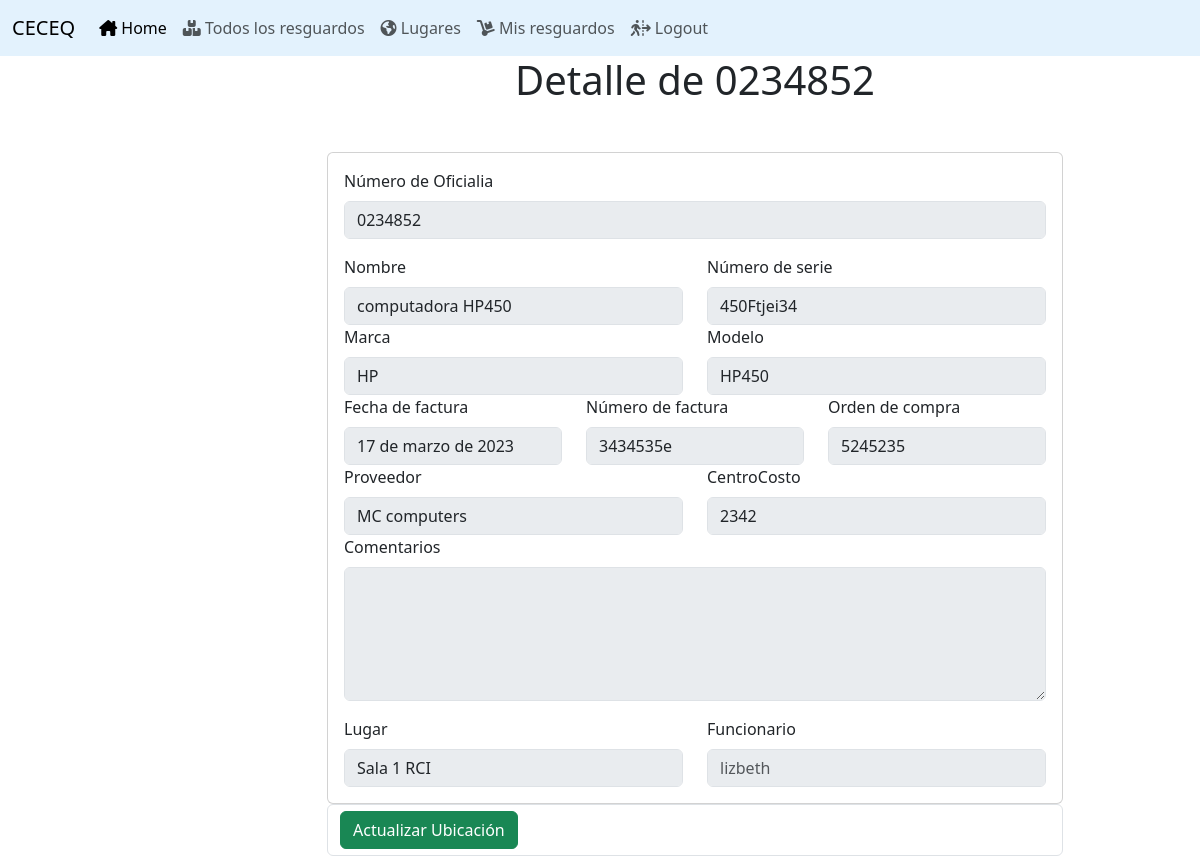
Page /item_detail/1/ (signed in) on the committed database.
### items/models.py (models this page shows, shortened)
class Item(models.Model):
    n_oficialia = models.CharField(max_length=15, blank=False, verbose_name='Número de Oficialia')
    descripcion = models.CharField(max_length=250,blank=False,verbose_name='Descripción')
    n_serie = models.CharField(max_length=100, blank=False, verbose_name='Número de serie')
    marca = models.CharField(max_length=20, blank=False, verbose_name='Marca')
    modelo_i = models.CharField(max_length=50, blank=True, verbose_name='Modelo')
    f_factura = models.DateField(blank=True, verbose_name='Fecha de factura')
    n_factura = models.CharField(max_length=10,blank=True, verbose_name='Número de factura')
    orden_c = models.CharField(max_length=8,blank=True, verbose_name='Orden de compra')
    proveedor_c = models.CharField(max_length=25,blank=True, verbose_name='Proveedor')
    centro_c = models.CharField(max_length=6,blank=True, verbose_name='Centrocosto')
    comentarios = models.TextField(blank=True, verbose_name='Comentarios')
    lugar = models.ForeignKey(Location,on_delete=models.CASCADE, verbose_name='Lugar')
    funcionario = models.ForeignKey(User,on_delete=models.CASCADE, verbose_name='Funcionario')
    active = models.BooleanField(default=True, verbose_name='Activo')
    created_at = models.DateTimeField(auto_now_add=True)
    updated_at = models.DateTimeField(auto_now=True)

### location/models.py (models this page shows)
class Location(models.Model):
    name = models.CharField(max_length=50, blank=False)
    description = models.CharField(max_length=250,blank=True)
    created_at = models.DateTimeField(auto_now_add=True)
    updated_at = models.DateTimeField(auto_now=True)
    def __str__(self):
        return self.name

### items/views.py (the view)
# urls.py: path('item_detail/<int:item_id>/',viewsItems.item_detail, name='item_detail'),
@login_required
def item_detail(request,item_id):
    item = get_object_or_404(Item, pk=item_id)
    return render(request, 'item/item_detail.html',{
        'item':item,
        'form':ItemForm,
    })

### templates/item/item_detail.html (shortened to what this page needs)
{% extends 'base.html' %}
{% block content %}
<main class="container">
    <div class="row">
        <div class="col-md-8 offset-md-3">
            <h1 class="text-center">Detalle de {{item.n_oficialia}}</h1>
            <form class="form-control card card-body mt-5">
                <div class="mb-3">
                    <label for="n_oficialia" class="form-label">Número de Oficialia</label>
                    <input type="text" class="form-control" value="{{item.n_oficialia}}" disabled>
                </div>
                <div class="row">
                    <div class="col">
                        <label for="descripcion" class="form-label">Nombre</label>
                        <input type="text" class="form-control" value="{{item.descripcion}}" disabled>
                    </div>
                    <div class="col">
                        <label for="n_serie" class="form-label">Número de serie</label>
                        <input type="text" class="form-control" value="{{item.n_serie}}" disabled>
                    </div>
                </div>
                <div class="row">
                    <div class="col">
                        <label for="marca" class="form-label">Marca</label>
                        <input type="text" class="form-control" value="{{item.marca}}" disabled>
                    </div>
                    <div class="col">
                        <label for="modelo_i" class="form-label">Modelo</label>
                        <input type="text" class="form-control" value="{{item.modelo_i}}" disabled>
                    </div>
                </div>
                <div class="row">
                    <div class="col">
                        <label for="f_factura" class="form-label">Fecha de factura</label>
                        <input type="text" class="form-control" value="{{item.f_factura}}" disabled>
                    </div>
                    <div class="col">
                        <label for="n_factura" class="form-label">Número de factura</label>
                        <input type="text" class="form-control" value="{{item.n_factura}}" disabled>
                    </div>
                    <div class="col">
                        <label for="orden_c" class="form-label">Orden de compra</label>
                        <input type="text" class="form-control" value="{{item.orden_c}}" disabled>
                    </div>
                </div>
                <div class="row">
                    <div class="col">
                        <label for="proveedor_c" class="form-label">Proveedor</label>
                        <input type="text" class="form-control" value="{{item.proveedor_c}}" disabled>
                    </div>
                    <div class="col">
                        <label for="centro_c" class="form-label">CentroCosto</label>
                        <input type="text" class="form-control" value="{{item.centro_c}}" disabled>
                    </div>
                </div>
                <div class="mb-3">
                    <label for="comentarios" class="form-label">Comentarios</label>
                    <textarea class="form-control" id="comentarios" cols="30" rows="5" value="{{item.comentarios}}" disabled></textarea>
                </div>
                <div class="row">
                    <div class="col">
                        <label for="lugar" class="form-label">Lugar</label>
                        <input type="text" class="form-control" value="{{item.lugar}}" disabled>
                    </div>
                    <div class="col">
                        <label for="funcionario" class="form-label">Funcionario</label>
                        <input type="text" class="form-control" placeholder="{{item.funcionario}}" disabled>
                    </div>
                </div>
            </form>
            <form action="{% url 'updated_location' item.id %}" class="form-control">
                <button class="btn btn-success">Actualizar Ubicación</button>
            </form>
        </div>
    </div>
</main>
{% endblock content %}

### rows in the picture
Item: n_oficialia "0234852", descripcion "computadora HP450", n_serie "450Ftjei34", marca "HP", modelo_i "HP450", f_factura "17 de marzo de 2023", n_factura "3434535e", orden_c "5245235", proveedor_c "MC computers", centro_c "2342", lugar "Sala 1 RCI", funcionario "lizbeth"
